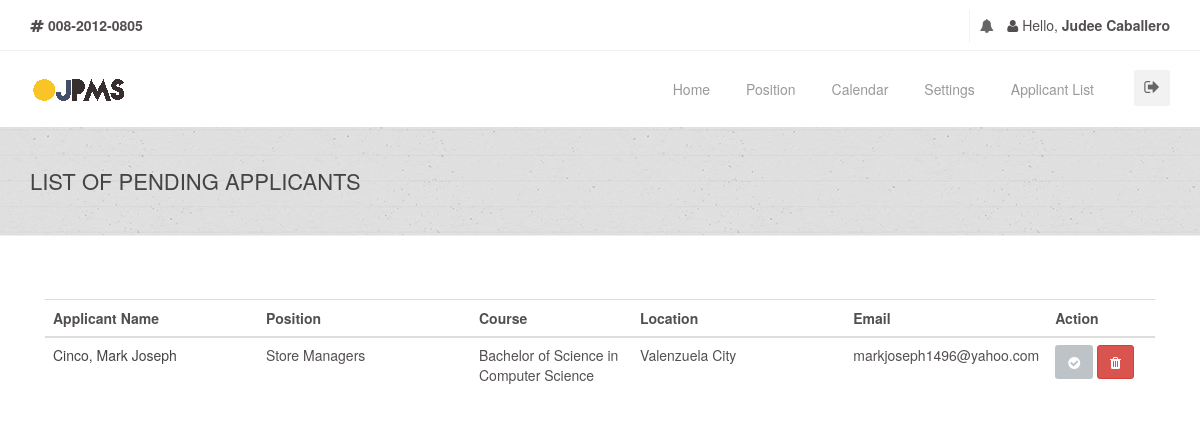
/company/company-pendingapplicants.php (signed in), run on the app's committed database.
### tables this page shows
CREATE TABLE `companyinfotbl` (
  `CompanyID` int(255) NOT NULL AUTO_INCREMENT,
  `CompanyName` varchar(255) DEFAULT NULL,
  `Description` varchar(10000) DEFAULT NULL,
  `Industry` varchar(255) DEFAULT '',
  `Classification` varchar(255) DEFAULT NULL,
  `City` varchar(255) DEFAULT NULL,
  `PostalCode` varchar(255) DEFAULT NULL,
  `PhoneNum` varchar(255) DEFAULT NULL,
  `MobileNum` varchar(255) DEFAULT NULL,
  `Fax` varchar(255) DEFAULT NULL,
  `FirstName` varchar(255) DEFAULT NULL,
  `MiddleName` varchar(255) DEFAULT NULL,
  `LastName` varchar(255) DEFAULT NULL,
  `Position` varchar(255) DEFAULT NULL,
  `Department` varchar(255) DEFAULT NULL,
  `Email` varchar(255) DEFAULT NULL,
  `Password` varchar(255) DEFAULT NULL,
  `SaltedPassword` varchar(255) DEFAULT NULL,
  `Address` varchar(255) DEFAULT NULL,
  `Status` varchar(255) DEFAULT NULL,
  `Wesbite` varchar(255) DEFAULT NULL,
  PRIMARY KEY (`CompanyID`)
);

CREATE TABLE `requesttocompanytbl` (
  `RID` int(11) NOT NULL AUTO_INCREMENT,
  `CompanyID` varchar(255) NOT NULL,
  `StudentID` varchar(255) NOT NULL,
  `PositionID` varchar(255) NOT NULL,
  `Status` varchar(10) NOT NULL,
  PRIMARY KEY (`RID`)
);

CREATE TABLE `studentinfotbl` (
  `StudentID` int(255) NOT NULL AUTO_INCREMENT,
  `Password` varchar(255) NOT NULL,
  `SaltedPassword` varchar(255) NOT NULL,
  `FirstName` varchar(255) NOT NULL,
  `MiddleName` varchar(255) NOT NULL,
  `LastName` varchar(255) NOT NULL,
  `Gender` varchar(255) NOT NULL,
  `Birthdate` varchar(255) NOT NULL,
  `Status` varchar(255) NOT NULL,
  `CivilStatus` varchar(255) NOT NULL,
  `Nationality` varchar(255) NOT NULL,
  `EmploymentStatus` varchar(255) NOT NULL,
  `FBLink` varchar(255) NOT NULL,
  `TwitterLink` varchar(255) NOT NULL,
  `ProfileImage` varchar(255) NOT NULL,
  `MajorCourse` varchar(255) NOT NULL,
  PRIMARY KEY (`StudentID`)
);

CREATE TABLE `comppositiontbl` (
  `PositionID` int(11) NOT NULL AUTO_INCREMENT,
  `CompanyID` varchar(50) DEFAULT NULL,
  `Email` varchar(255) DEFAULT NULL,
  `PostingDateFrom` varchar(255) DEFAULT NULL,
  `PostingDateTo` varchar(255) DEFAULT NULL,
  `PositionLevel` varchar(255) DEFAULT NULL,
  `JobDescription` varchar(255) DEFAULT NULL,
  `JSpecialization` varchar(255) DEFAULT NULL,
  `EType` varchar(255) DEFAULT NULL,
  `AvPosition` varchar(255) DEFAULT NULL,
  `MonthlySalary` varchar(255) DEFAULT NULL,
  `YExperience` varchar(255) DEFAULT NULL,
  `RelatedCourses` varchar(255) DEFAULT NULL,
  `DegreeLevel` varchar(255) DEFAULT NULL,
  `Languages` varchar(255) DEFAULT NULL,
  `ReqSkills` varchar(500) DEFAULT NULL,
  PRIMARY KEY (`PositionID`)
);

CREATE TABLE `coursetbl` (
  `CourseID` int(11) NOT NULL AUTO_INCREMENT,
  `CourseTitle` varchar(255) NOT NULL,
  `CourseCode` varchar(255) NOT NULL,
  `CourseDescription` varchar(255) NOT NULL,
  PRIMARY KEY (`CourseID`)
);

CREATE TABLE `studcontactstbl` (
  `ContactsID` int(11) NOT NULL AUTO_INCREMENT,
  `StudentID` varchar(255) NOT NULL,
  `Email` varchar(255) NOT NULL,
  `Address` varchar(255) NOT NULL,
  `MobileNumber` varchar(255) NOT NULL,
  `Region` varchar(255) NOT NULL,
  `HomeNumber` varchar(255) NOT NULL,
  `PostalCode` varchar(255) NOT NULL,
  `WorkNumber` varchar(255) NOT NULL,
  `City` varchar(255) NOT NULL,
  PRIMARY KEY (`ContactsID`)
);

### connection.php (called while the page is built, shortened)
<?php
class GSecureSQLConfig
{
    static function get_mysqli_config($type = NULL)
    {
        if (strtoupper($type) == 'LOCALHOST') {
            return array(
                'host' => 'localhost:3306',
                'user' => 'root',
                'pass' => '',
                'db' => 'e2edb'
            );
        } else {
            return array(
                'host' => 'mysql.hostinger.ph',
                'user' => 'u987316885_e2edb',
                'pass' => 'o2ehQX3wqO',
                'db' => 'u987316885_e2edb'
            );
        }
    }
}
class GSecureSQL
{
    private static $config;
    private static function _get_mysqli_config()
    {
        self::$config = GSecureSQLConfig::get_mysqli_config();
    }
    static function query($sql, $has_return = FALSE, $types = NULL)
    {
        $cn = new mysqli(
            self::$config['host'],
            self::$config['user'],
            self::$config['pass'],
            self::$config['db']
        );
        $ret = NULL;
        $st = $cn->prepare($sql);
        if (is_null($types)) {
            if (!$has_return) {
                $st->execute();
                $st->close();
                $cn->close();
                $ret = 'Query has been executed';
            } else {
                $st->execute();
                $code_result = '$st->bind_result(';
                $bool = false;
                $p = array();
                for($i = 0; $i < $st->field_count; $i++){
                    if(!$bool){
                        $bool = true;
                        $code_result .= '$p[' . $i . ']';
                    }else{
                        $code_result .= ',$p[' . $i . ']';
                    }
                }
                $code_result .= ');';
                eval($code_result);
                $ret = array();
                $k = 0;
                while($st->fetch()){
                    for($i = 0; $i < count($p); $i++){
                        $ret[$k][$i] = $p[$i];
                    }
                    $k++;
                }
            }
        } else {
            if (!$has_return) {
                $arg = func_get_args();
                $code = '$st->bind_param($types';
                for ($i = 3; $i < count($arg); $i++) {
                    $code .= ',$arg[' . $i . ']';
                }
                $code .= ');';
                eval($code);
                $st->execute();
                $st->close();
                $cn->close();
            } else {
                $arg = func_get_args();
                $code = '$st->bind_param($types';
                for ($i = 3; $i < count($arg); $i++) {
                    $code .= ',$arg[' . $i . ']';
                }
                $code .= ');';
                eval($code);
                $st->execute();
                $code_result = '$st->bind_result(';
                $bool = false;
                $p = array();
                for($i = 0; $i < $st->field_count; $i++){
                    if(!$bool){
                        $bool = true;
                        $code_result .= '$p[' . $i . ']';
                    }else{
                        $code_result .= ',$p[' . $i . ']';
                    }
                }
                $code_result .= ');';
                eval($code_result);
                $ret = array();
                $k = 0;
                while($st->fetch()){
                    for($i = 0; $i < count($p); $i++){
                        $ret[$k][$i] = $p[$i];
                    }
                    $k++;
                }
            }
        }
        return $ret;
    }
}

### company/company-pendingapplicants.php (the view, shortened to what this page needs)
<?php
include('../connection.php');
if(isset($_SESSION['CompanyID'])){
    $CompanyID = $_SESSION['CompanyID'];
}
else{
    header("location: ../login-company.php");
}
$companyinfo_tbl =
    GSecureSQL::query(
        "SELECT CompanyName, FirstName, LastName FROM companyinfotbl WHERE CompanyID = ?",
        TRUE,
        "s",
        $CompanyID
    );
$cFirstName = $companyinfo_tbl[0][1];
$cLastName = $companyinfo_tbl[0][2];
?>
<!doctype html>
<html lang="en">
<head>
    <link href="../css/bootstrap.min.css" rel="stylesheet"/>
    <link href="../css/bootstrapValidator.min.css" rel="stylesheet"/>
    <link rel="stylesheet" href="../css/font-awesome.min.css" type="text/css" media="screen">
    <link href="../fonts/ffonts/montserrat.css" rel="stylesheet" type="text/css">
    <link href="../fonts/ffonts/kaushan.css" rel="stylesheet" type="text/css">
    <link href="../fonts/ffonts/droid.css" rel="stylesheet" type="text/css">
    <link href="../fonts/ffonts/roboto.css" rel="stylesheet" type="text/css">
    <link rel="stylesheet" type="text/css" href="../css/slicknav.css" media="screen">
    <link rel="stylesheet" type="text/css" href="../css/style.css" media="screen">
    <link rel="stylesheet" type="text/css" href="../css/responsive.css" media="screen">
    <link rel="stylesheet" type="text/css" href="../css/animate.css" media="screen">
    <link rel="stylesheet" type="text/css" href="../css/colors/yellow.css" title="yellow" media="screen"/>
</head>
<body>
<div id="container">
    <div class="hidden-header"></div>
    <header class="clearfix">
        <div class="top-bar">
            <div class="container">
                <div class="row">
                    <div class="col-md-6">
                        <ul class="contact-details">
                            <li class="profile-name"><i class="fa fa-hashtag"></i> <b>008-2012-0805</b></li>
                        </ul>
                    </div>
                    <div class="col-md-6">
                        <ul class="social-list">
                            <li class="profile-name">
                                <a class="bell itl-tooltip" data-placement="bottom" title="" href="#"
                                   data-original-title="Notification"><i class="fa fa-bell"></i></a>
                            </li>
                            <li class="profile-name">
                            </li>
                            <li class="profile-name">
                                <i class="fa fa-user"></i> Hello, <b><?php echo $cFirstName . " " . $cLastName; ?></b>
                            </li>
                        </ul>
                    </div>
                </div>
            </div>
        </div>
        <div class="navbar navbar-default navbar-top">
            <div class="container">
                <div class="navbar-header">
                    <a class="navbar-brand" href="">
                        <img src="../images/ojpms.png">
                    </a>
                </div>
                <div class="navbar-collapse collapse">
                    <div class="signout-side">
                        <a class="show-signout" data-toggle='modal' data-target='#Logout'><i class="fa fa-sign-out"></i></a>
                    </div>
                    <ul class="nav navbar-nav navbar-right">
                        <li>
                            <a href="company.php">Home</a>
                        </li>
                        <li>
                            <a>Position</a>
                        </li>
                        <li>
                            <a href="company-calendar.php">Calendar</a>
                        </li>
                        <li><a href="company-settings.php">Settings</a>
                        </li>
                        <li>
                            <a>Applicant List</a>
                        </li>
                    </ul>
                </div>
            </div>
    </header>
</div>
<div class="page-banner" style="padding:40px 0; center #f9f9f9;">
    <div class="container">
        <div class="row">
            <div class="col-md-6">
                <h2>List of Pending Applicants</h2>
            </div>
        </div>
    </div>
</div>
<br><br><br>
<div class="container">
    <div class="col-md-12">
        <table class="table segment table-hover">
            <thead>
            <tr>
                <th width='20%' class='tabletitle'>Applicant Name</th>
                <th width='20%' class='tabletitle'>Position</th>
                <th width='15%' class='tabletitle'>Course</th>
                <th width='20%' class='tabletitle'>Location</th>
                <th width='15%' class='tabletitle'>Email</th>
                <th width='10%' class='tabletitle'>Action</th>
            </thead>
            <?php
            $requesttocompany_tbl =
                GSecureSQL::query(
                    "SELECT
                          requesttocompanytbl.RID,
                          requesttocompanytbl.StudentID,
                          requesttocompanytbl.PositionID,
                          requesttocompanytbl.Status,
                          studentinfotbl.StudentID,
                          studentinfotbl.FirstName,
                          studentinfotbl.LastName,
                          studentinfotbl.MajorCourse,
                          studcontactstbl.StudentID,
                          studcontactstbl.City,
                          studcontactstbl.Email,
                          comppositiontbl.PositionID,
                          comppositiontbl.PositionLevel
                          FROM
                          requesttocompanytbl
                          INNER JOIN comppositiontbl ON requesttocompanytbl.PositionID = comppositiontbl.PositionID
                          INNER JOIN studentinfotbl ON requesttocompanytbl.StudentID = studentinfotbl.StudentID
                          INNER JOIN studcontactstbl ON studentinfotbl.StudentID = studcontactstbl.StudentID
                          WHERE requesttocompanytbl.Status = 'Pending'
                          ",
                    TRUE
                );
            foreach ($requesttocompany_tbl as $value) {
                $RID = $value[0];
                $PositionLevel = $value[12];
                $FirstName = $value[5];
                $LastName = $value[6];
                $MajorCourse = $value[7];
                $Location = $value[9];
                $Email = $value[10];
                $coursetbl =
                    GSecureSQL::query(
                        "SELECT CourseTitle FROM coursetbl WHERE CourseCode = ?",
                        TRUE,
                        "s",
                        $MajorCourse
                    );
                foreach ($coursetbl as $value1) {
                    $MajorCourse = $value1[0];
                }
                ?>
                <tbody>
                <tr>
                    <td width=20% class=tabletitle><a href=''><?php echo $LastName . ", " . $FirstName; ?></td>
                    <td width=20% class=tabletitle><?php echo $PositionLevel; ?></a></td>
                    <td width=15% class=tabletitle><?php echo $MajorCourse; ?></td>
                    <td width=15% class=tabletitle><?php echo $Location; ?></td>
                    <td width=15% class=tabletitle><?php echo $Email; ?></td>
                    <td width='10%'>
                        <button class='btn btn-default' data-toggle='modal'
                                data-target='#AcceptRequest<?php echo $RID; ?>'><i
                                class='fa fa-check-circle'></i></button>
                        <button class='btn btn-danger' data-toggle='modal'
                                data-target='#DeclineRequest<?php echo $RID; ?>'><i
                                class='fa fa-trash fa-1x'></i></button>
                    </td>
                </tbody>
                <?php
            }
            ?>
        </table>
    </div>
</div>
</body>
</html>

### css/colors/yellow.css (style rules this page uses)
a { color: #444; }
.navbar-default .navbar-nav > li > a:after { background-color: #f8ba01; }

### data on the page
companyinfotbl: FirstName "Judee", LastName "Caballero"
requesttocompanytbl: studentinfotbl.LastName "Cinco", studentinfotbl.FirstName "Mark Joseph", PositionID.PositionLevel "Store Managers", coursetbl.CourseTitle "Bachelor of Science in Computer Science", studcontactstbl.City "Valenzuela City", studcontactstbl.Email "markjoseph1496@yahoo.com"
